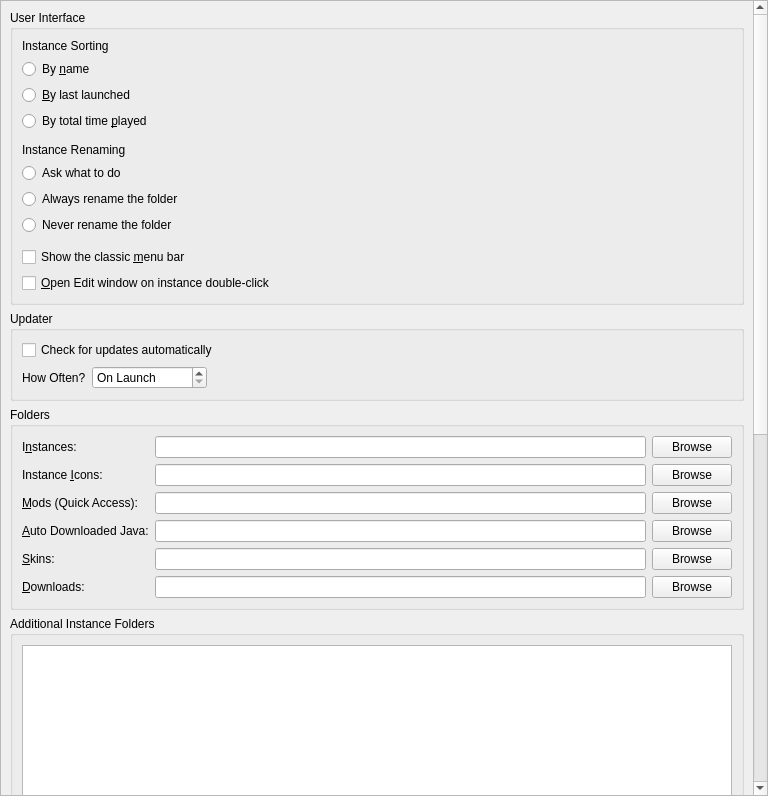
<?xml version="1.0" encoding="UTF-8"?>
<ui version="4.0">
 <class>LauncherPage</class>
 <widget class="QWidget" name="LauncherPage">
  <property name="geometry">
   <rect>
    <x>0</x>
    <y>0</y>
    <width>768</width>
    <height>796</height>
   </rect>
  </property>
  <property name="sizePolicy">
   <sizepolicy hsizetype="MinimumExpanding" vsizetype="MinimumExpanding">
    <horstretch>0</horstretch>
    <verstretch>0</verstretch>
   </sizepolicy>
  </property>
  <layout class="QVBoxLayout" name="verticalLayout">
   <property name="leftMargin">
    <number>0</number>
   </property>
   <property name="topMargin">
    <number>0</number>
   </property>
   <property name="rightMargin">
    <number>0</number>
   </property>
   <property name="bottomMargin">
    <number>0</number>
   </property>
   <item>
    <widget class="QScrollArea" name="scrollArea">
     <property name="horizontalScrollBarPolicy">
      <enum>Qt::ScrollBarPolicy::ScrollBarAsNeeded</enum>
     </property>
     <property name="widgetResizable">
      <bool>true</bool>
     </property>
     <widget class="QWidget" name="scrollAreaWidgetContents">
      <property name="geometry">
       <rect>
        <x>0</x>
        <y>-683</y>
        <width>752</width>
        <height>1625</height>
       </rect>
      </property>
      <layout class="QVBoxLayout" name="verticalLayout_8">
       <item>
        <widget class="QGroupBox" name="userInterfaceBox">
         <property name="enabled">
          <bool>true</bool>
         </property>
         <property name="title">
          <string>User Interface</string>
         </property>
         <layout class="QVBoxLayout" name="verticalLayout_2">
          <item>
           <widget class="QLabel" name="instanceSortingLabel">
            <property name="text">
             <string>Instance Sorting</string>
            </property>
           </widget>
          </item>
          <item>
           <widget class="QRadioButton" name="sortByNameBtn">
            <property name="text">
             <string>By &amp;name</string>
            </property>
            <attribute name="buttonGroup">
             <string notr="true">sortingModeGroup</string>
            </attribute>
           </widget>
          </item>
          <item>
           <widget class="QRadioButton" name="sortLastLaunchedBtn">
            <property name="text">
             <string>&amp;By last launched</string>
            </property>
            <attribute name="buttonGroup">
             <string notr="true">sortingModeGroup</string>
            </attribute>
           </widget>
          </item>
          <item>
           <widget class="QRadioButton" name="sortByPlaytimeBtn">
            <property name="text">
             <string>By total time &amp;played</string>
            </property>
            <attribute name="buttonGroup">
             <string notr="true">sortingModeGroup</string>
            </attribute>
           </widget>
          </item>
          <item>
           <spacer name="verticalSpacer">
            <property name="orientation">
             <enum>Qt::Orientation::Vertical</enum>
            </property>
            <property name="sizeType">
             <enum>QSizePolicy::Policy::Fixed</enum>
            </property>
            <property name="sizeHint" stdset="0">
             <size>
              <width>0</width>
              <height>6</height>
             </size>
            </property>
           </spacer>
          </item>
          <item>
           <widget class="QLabel" name="renamingBehaviorLabel">
            <property name="text">
             <string>Instance Renaming</string>
            </property>
           </widget>
          </item>
          <item>
           <widget class="QRadioButton" name="askToRenameDirBtn">
            <property name="text">
             <string>Ask what to do</string>
            </property>
            <attribute name="buttonGroup">
             <string notr="true">renamingBehaviorGroup</string>
            </attribute>
           </widget>
          </item>
          <item>
           <widget class="QRadioButton" name="alwaysRenameDirBtn">
            <property name="text">
             <string>Always rename the folder</string>
            </property>
            <attribute name="buttonGroup">
             <string notr="true">renamingBehaviorGroup</string>
            </attribute>
           </widget>
          </item>
          <item>
           <widget class="QRadioButton" name="neverRenameDirBtn">
            <property name="text">
             <string>Never rename the folder</string>
            </property>
            <attribute name="buttonGroup">
             <string notr="true">renamingBehaviorGroup</string>
            </attribute>
           </widget>
          </item>
          <item>
           <spacer name="verticalSpacer_2">
            <property name="orientation">
             <enum>Qt::Orientation::Vertical</enum>
            </property>
            <property name="sizeType">
             <enum>QSizePolicy::Policy::Fixed</enum>
            </property>
            <property name="sizeHint" stdset="0">
             <size>
              <width>0</width>
              <height>6</height>
             </size>
            </property>
           </spacer>
          </item>
          <item>
           <widget class="QCheckBox" name="preferMenuBarCheckBox">
            <property name="toolTip">
             <string>Shows the menu bar above the sidebar. It is more friendly for keyboard-driven interaction.</string>
            </property>
            <property name="text">
             <string>Show the classic &amp;menu bar</string>
            </property>
           </widget>
          </item>
          <item>
           <widget class="QCheckBox" name="editInstanceOnDoubleClick">
            <property name="toolTip">
             <string>Opens the edit instance window on double-clicking an instance instead of running the instance.</string>
            </property>
            <property name="text">
             <string>&amp;Open Edit window on instance double-click</string>
            </property>
           </widget>
          </item>
         </layout>
        </widget>
       </item>
       <item>
        <widget class="QGroupBox" name="updateSettingsBox">
         <property name="title">
          <string>Updater</string>
         </property>
         <layout class="QGridLayout" name="gridLayout_2">
          <item row="1" column="0">
           <layout class="QHBoxLayout" name="horizontalLayout_2">
            <item>
             <widget class="QLabel" name="updateIntervalLabel">
              <property name="text">
               <string>How Often?</string>
              </property>
             </widget>
            </item>
            <item>
             <widget class="QSpinBox" name="updateIntervalSpinBox">
              <property name="sizePolicy">
               <sizepolicy hsizetype="Maximum" vsizetype="Fixed">
                <horstretch>0</horstretch>
                <verstretch>0</verstretch>
               </sizepolicy>
              </property>
              <property name="toolTip">
               <string>Set to 0 to only check on launch</string>
              </property>
              <property name="specialValueText">
               <string>On Launch</string>
              </property>
              <property name="suffix">
               <string> hours</string>
              </property>
              <property name="prefix">
               <string>Every </string>
              </property>
              <property name="minimum">
               <number>0</number>
              </property>
              <property name="maximum">
               <number>168</number>
              </property>
             </widget>
            </item>
            <item>
             <spacer name="horizontalSpacer">
              <property name="orientation">
               <enum>Qt::Orientation::Horizontal</enum>
              </property>
              <property name="sizeHint" stdset="0">
               <size>
                <width>0</width>
                <height>0</height>
               </size>
              </property>
             </spacer>
            </item>
           </layout>
          </item>
          <item row="0" column="0" colspan="2">
           <widget class="QCheckBox" name="autoUpdateCheckBox">
            <property name="text">
             <string>Check for updates automatically</string>
            </property>
           </widget>
          </item>
         </layout>
        </widget>
       </item>
       <item>
        <widget class="QGroupBox" name="foldersBox">
         <property name="title">
          <string>Folders</string>
         </property>
         <layout class="QGridLayout" name="gridLayout">
          <item row="2" column="1">
           <widget class="QLineEdit" name="iconsDirTextBox"/>
          </item>
          <item row="5" column="0">
           <widget class="QLabel" name="labelSkinsDir">
            <property name="text">
             <string>&amp;Skins:</string>
            </property>
            <property name="buddy">
             <cstring>skinsDirTextBox</cstring>
            </property>
           </widget>
          </item>
          <item row="0" column="0">
           <widget class="QLabel" name="labelInstDir">
            <property name="text">
             <string>I&amp;nstances:</string>
            </property>
            <property name="buddy">
             <cstring>instDirTextBox</cstring>
            </property>
           </widget>
          </item>
          <item row="10" column="0">
           <widget class="QLabel" name="labelDownloadsDir">
            <property name="text">
             <string>&amp;Downloads:</string>
            </property>
            <property name="buddy">
             <cstring>downloadsDirTextBox</cstring>
            </property>
           </widget>
          </item>
          <item row="0" column="2">
           <widget class="QPushButton" name="instDirBrowseBtn">
            <property name="text">
             <string>Browse</string>
            </property>
           </widget>
          </item>
          <item row="4" column="0">
           <widget class="QLabel" name="labelJavaDir">
            <property name="toolTip">
             <string>Folder where Prism Launcher stores automatically downloaded Java versions. Do NOT set this to your system Java installation.</string>
            </property>
            <property name="text">
             <string>&amp;Auto Downloaded Java:</string>
            </property>
            <property name="buddy">
             <cstring>javaDirTextBox</cstring>
            </property>
           </widget>
          </item>
          <item row="10" column="2">
           <widget class="QPushButton" name="downloadsDirBrowseBtn">
            <property name="text">
             <string>Browse</string>
            </property>
           </widget>
          </item>
          <item row="2" column="2">
           <widget class="QPushButton" name="iconsDirBrowseBtn">
            <property name="text">
             <string>Browse</string>
            </property>
           </widget>
          </item>
          <item row="0" column="1">
           <widget class="QLineEdit" name="instDirTextBox"/>
          </item>
          <item row="4" column="1">
           <widget class="QLineEdit" name="javaDirTextBox"/>
          </item>
          <item row="2" column="0">
           <widget class="QLabel" name="labelIconsDir">
            <property name="text">
             <string>Instance &amp;Icons:</string>
            </property>
            <property name="buddy">
             <cstring>iconsDirTextBox</cstring>
            </property>
           </widget>
          </item>
          <item row="5" column="1">
           <widget class="QLineEdit" name="skinsDirTextBox"/>
          </item>
          <item row="5" column="2">
           <widget class="QPushButton" name="skinsDirBrowseBtn">
            <property name="text">
             <string>Browse</string>
            </property>
           </widget>
          </item>
          <item row="10" column="1">
           <widget class="QLineEdit" name="downloadsDirTextBox"/>
          </item>
          <item row="4" column="2">
           <widget class="QPushButton" name="javaDirBrowseBtn">
            <property name="text">
             <string>Browse</string>
            </property>
           </widget>
          </item>
          <item row="3" column="0">
           <widget class="QLabel" name="labelModsDir">
            <property name="text">
             <string>&amp;Mods (Quick Access):</string>
            </property>
            <property name="buddy">
             <cstring>modsDirTextBox</cstring>
            </property>
           </widget>
          </item>
          <item row="3" column="1">
           <widget class="QLineEdit" name="modsDirTextBox"/>
          </item>
          <item row="3" column="2">
           <widget class="QPushButton" name="modsDirBrowseBtn">
            <property name="text">
             <string>Browse</string>
            </property>
           </widget>
          </item>
         </layout>
        </widget>
       </item>
       <item>
        <widget class="QGroupBox" name="additionalInstDirsGroupBox">
         <property name="title">
          <string>Additional Instance Folders</string>
         </property>
         <layout class="QVBoxLayout" name="additionalInstDirsLayout">
          <item>
           <widget class="QListWidget" name="additionalInstDirsList"/>
          </item>
          <item>
           <layout class="QHBoxLayout" name="additionalInstDirsBtnLayout">
            <item>
             <widget class="QPushButton" name="addInstDirBtn">
              <property name="text">
               <string>Add</string>
              </property>
             </widget>
            </item>
            <item>
             <widget class="QPushButton" name="removeInstDirBtn">
              <property name="text">
               <string>Remove</string>
              </property>
             </widget>
            </item>
            <item>
             <spacer name="additionalInstDirsSpacer">
              <property name="orientation">
               <enum>Qt::Orientation::Horizontal</enum>
              </property>
              <property name="sizeHint" stdset="0">
               <size>
                <width>0</width>
                <height>0</height>
               </size>
              </property>
             </spacer>
            </item>
           </layout>
          </item>
         </layout>
        </widget>
       </item>
       <item>
        <widget class="QGroupBox" name="modsBox">
         <property name="title">
          <string>Mods and Modpacks</string>
         </property>
         <layout class="QVBoxLayout" name="verticalLayout_4">
          <item>
           <widget class="QCheckBox" name="downloadsDirWatchRecursiveCheckBox">
            <property name="toolTip">
             <string>When enabled, in addition to the downloads folder, its sub folders will also be searched when looking for resources (e.g. when looking for blocked mods on CurseForge).</string>
            </property>
            <property name="text">
             <string>Check &amp;subfolders for blocked mods</string>
            </property>
           </widget>
          </item>
          <item>
           <widget class="QCheckBox" name="downloadsDirMoveCheckBox">
            <property name="toolTip">
             <string>When enabled, it will move blocked resources instead of copying them.</string>
            </property>
            <property name="text">
             <string>Move blocked mods instead of copying them</string>
            </property>
           </widget>
          </item>
          <item>
           <widget class="QCheckBox" name="metadataEnableBtn">
            <property name="toolTip">
             <string>Store version information provided by mod providers (like Modrinth or CurseForge) for mods.</string>
            </property>
            <property name="text">
             <string>Keep track of mod metadata</string>
            </property>
           </widget>
          </item>
          <item>
           <widget class="QLabel" name="metadataWarningLabel">
            <property name="text">
             <string>&lt;html&gt;&lt;head/&gt;&lt;body&gt;&lt;p&gt;&lt;span style=&quot; font-weight:600; color:#f5c211;&quot;&gt;Warning&lt;/span&gt;&lt;span style=&quot; color:#f5c211;&quot;&gt;: Disabling mod metadata may also disable some QoL features, such as mod updating!&lt;/span&gt;&lt;/p&gt;&lt;/body&gt;&lt;/html&gt;</string>
            </property>
            <property name="wordWrap">
             <bool>true</bool>
            </property>
           </widget>
          </item>
          <item>
           <widget class="QCheckBox" name="dependenciesEnableBtn">
            <property name="toolTip">
             <string>Automatically detect, install, and update mod dependencies.</string>
            </property>
            <property name="text">
             <string>Install dependencies automatically</string>
            </property>
           </widget>
          </item>
          <item>
           <widget class="QCheckBox" name="showModIncompatCheckBox">
            <property name="toolTip">
             <string>Currently this just shows mods which are not marked as compatible with the current Minecraft version.</string>
            </property>
            <property name="text">
             <string>Detect and show mod incompatibilities (experimental)</string>
            </property>
           </widget>
          </item>
          <item>
           <widget class="QCheckBox" name="modpackUpdatePromptBtn">
            <property name="toolTip">
             <string>When creating a new modpack instance, suggest updating an existing instance instead.</string>
            </property>
            <property name="text">
             <string>Suggest to update an existing instance during modpack installation</string>
            </property>
           </widget>
          </item>
          <item>
           <layout class="QHBoxLayout" name="modUpdateChannelLayout">
            <item>
             <widget class="QLabel" name="modUpdateChannelLabel">
              <property name="toolTip">
               <string>Select the preferred release channel when checking for mod updates.</string>
              </property>
              <property name="text">
               <string>Mod Update Channel:</string>
              </property>
             </widget>
            </item>
            <item>
             <widget class="QComboBox" name="modUpdateChannelComboBox">
              <property name="toolTip">
               <string>Select the preferred release channel when checking for mod updates.</string>
              </property>
              <item>
               <property name="text">
                <string>All (Release, Beta, Alpha)</string>
               </property>
              </item>
              <item>
               <property name="text">
                <string>Release only</string>
               </property>
              </item>
              <item>
               <property name="text">
                <string>Release and Beta</string>
               </property>
              </item>
             </widget>
            </item>
            <item>
             <spacer name="horizontalSpacer_3">
              <property name="orientation">
               <enum>Qt::Orientation::Horizontal</enum>
              </property>
              <property name="sizeHint" stdset="0">
               <size>
                <width>40</width>
                <height>20</height>
               </size>
              </property>
             </spacer>
            </item>
           </layout>
          </item>
         </layout>
        </widget>
       </item>
       <item>
        <widget class="QGroupBox" name="instanceBox">
         <property name="title">
          <string>Instance Creation</string>
         </property>
         <layout class="QVBoxLayout" name="verticalLayout_3">
          <item>
           <widget class="QCheckBox" name="downloadGameFilesBtn">
            <property name="toolTip">
             <string>Downloads required game files while creating the instance. Disable this to skip the initial download and fetch files when the instance is launched instead.</string>
            </property>
            <property name="text">
             <string>Download game files during instance creation</string>
            </property>
           </widget>
          </item>
         </layout>
        </widget>
       </item>
       <item>
        <widget class="QGroupBox" name="groupBox_2">
         <property name="title">
          <string>Console</string>
         </property>
         <layout class="QFormLayout" name="formLayout">
          <property name="labelAlignment">
           <set>Qt::AlignmentFlag::AlignLeading|Qt::AlignmentFlag::AlignLeft|Qt::AlignmentFlag::AlignVCenter</set>
          </property>
          <item row="0" column="0">
           <widget class="QLabel" name="lineLimitLabel">
            <property name="sizePolicy">
             <sizepolicy hsizetype="Maximum" vsizetype="Preferred">
              <horstretch>0</horstretch>
              <verstretch>0</verstretch>
             </sizepolicy>
            </property>
            <property name="text">
             <string>Log History &amp;Limit:</string>
            </property>
            <property name="buddy">
             <cstring>lineLimitSpinBox</cstring>
            </property>
           </widget>
          </item>
          <item row="0" column="1">
           <widget class="QSpinBox" name="lineLimitSpinBox">
            <property name="sizePolicy">
             <sizepolicy hsizetype="Maximum" vsizetype="Fixed">
              <horstretch>0</horstretch>
              <verstretch>0</verstretch>
             </sizepolicy>
            </property>
            <property name="suffix">
             <string> lines</string>
            </property>
            <property name="minimum">
             <number>10000</number>
            </property>
            <property name="maximum">
             <number>1000000</number>
            </property>
            <property name="singleStep">
             <number>10000</number>
            </property>
            <property name="value">
             <number>100000</number>
            </property>
           </widget>
          </item>
          <item row="1" column="0" colspan="2">
           <widget class="QCheckBox" name="checkStopLogging">
            <property name="text">
             <string>&amp;Stop logging when log overflows</string>
            </property>
           </widget>
          </item>
         </layout>
        </widget>
       </item>
       <item>
        <widget class="QGroupBox" name="tasksBox">
         <property name="title">
          <string>Tasks</string>
         </property>
         <layout class="QGridLayout" name="gridLayout_3">
          <item row="2" column="1">
           <widget class="QSpinBox" name="numberOfManualRetriesSpinBox">
            <property name="sizePolicy">
             <sizepolicy hsizetype="Maximum" vsizetype="Fixed">
              <horstretch>0</horstretch>
              <verstretch>0</verstretch>
             </sizepolicy>
            </property>
            <property name="minimumSize">
             <size>
              <width>60</width>
              <height>0</height>
             </size>
            </property>
            <property name="minimum">
             <number>0</number>
            </property>
           </widget>
          </item>
          <item row="1" column="1">
           <widget class="QSpinBox" name="numberOfConcurrentDownloadsSpinBox">
            <property name="sizePolicy">
             <sizepolicy hsizetype="Maximum" vsizetype="Fixed">
              <horstretch>0</horstretch>
              <verstretch>0</verstretch>
             </sizepolicy>
            </property>
            <property name="minimumSize">
             <size>
              <width>60</width>
              <height>0</height>
             </size>
            </property>
            <property name="minimum">
             <number>1</number>
            </property>
           </widget>
          </item>
          <item row="3" column="1">
           <widget class="QSpinBox" name="timeoutSecondsSpinBox">
            <property name="sizePolicy">
             <sizepolicy hsizetype="Maximum" vsizetype="Fixed">
              <horstretch>0</horstretch>
              <verstretch>0</verstretch>
             </sizepolicy>
            </property>
            <property name="minimumSize">
             <size>
              <width>60</width>
              <height>0</height>
             </size>
            </property>
            <property name="suffix">
             <string>s</string>
            </property>
           </widget>
          </item>
          <item row="2" column="0">
           <widget class="QLabel" name="numberOfManualRetriesLabel">
            <property name="text">
             <string>Retry Limit:</string>
            </property>
           </widget>
          </item>
          <item row="1" column="0">
           <widget class="QLabel" name="numberOfConcurrentDownloadsLabel">
            <property name="text">
             <string>Concurrent Download Limit:</string>
            </property>
           </widget>
          </item>
          <item row="3" column="0">
           <widget class="QLabel" name="timeoutSecondsLabel">
            <property name="toolTip">
             <string>Seconds to wait until the requests are terminated</string>
            </property>
            <property name="text">
             <string>HTTP Timeout:</string>
            </property>
           </widget>
          </item>
          <item row="0" column="1">
           <widget class="QSpinBox" name="numberOfConcurrentTasksSpinBox">
            <property name="sizePolicy">
             <sizepolicy hsizetype="Maximum" vsizetype="Fixed">
              <horstretch>0</horstretch>
              <verstretch>0</verstretch>
             </sizepolicy>
            </property>
            <property name="minimumSize">
             <size>
              <width>60</width>
              <height>0</height>
             </size>
            </property>
            <property name="minimum">
             <number>1</number>
            </property>
           </widget>
          </item>
          <item row="0" column="0">
           <widget class="QLabel" name="numberOfConcurrentTasksLabel">
            <property name="text">
             <string>Concurrent Task Limit:</string>
            </property>
           </widget>
          </item>
          <item row="0" column="2">
           <spacer name="horizontalSpacer_2">
            <property name="orientation">
             <enum>Qt::Orientation::Horizontal</enum>
            </property>
            <property name="sizeHint" stdset="0">
             <size>
              <width>0</width>
              <height>0</height>
             </size>
            </property>
           </spacer>
          </item>
         </layout>
        </widget>
       </item>
       <item>
        <spacer name="verticalSpacer_FeaturesTab">
         <property name="orientation">
          <enum>Qt::Orientation::Vertical</enum>
         </property>
         <property name="sizeHint" stdset="0">
          <size>
           <width>0</width>
           <height>0</height>
          </size>
         </property>
        </spacer>
       </item>
      </layout>
     </widget>
    </widget>
   </item>
  </layout>
 </widget>
 <tabstops>
  <tabstop>scrollArea</tabstop>
  <tabstop>sortByNameBtn</tabstop>
  <tabstop>sortLastLaunchedBtn</tabstop>
  <tabstop>sortByPlaytimeBtn</tabstop>
  <tabstop>askToRenameDirBtn</tabstop>
  <tabstop>alwaysRenameDirBtn</tabstop>
  <tabstop>neverRenameDirBtn</tabstop>
  <tabstop>preferMenuBarCheckBox</tabstop>
  <tabstop>editInstanceOnDoubleClick</tabstop>
  <tabstop>autoUpdateCheckBox</tabstop>
  <tabstop>updateIntervalSpinBox</tabstop>
  <tabstop>instDirTextBox</tabstop>
  <tabstop>instDirBrowseBtn</tabstop>
  <tabstop>iconsDirTextBox</tabstop>
  <tabstop>iconsDirBrowseBtn</tabstop>
  <tabstop>modsDirTextBox</tabstop>
  <tabstop>modsDirBrowseBtn</tabstop>
  <tabstop>javaDirTextBox</tabstop>
  <tabstop>javaDirBrowseBtn</tabstop>
  <tabstop>skinsDirTextBox</tabstop>
  <tabstop>skinsDirBrowseBtn</tabstop>
  <tabstop>downloadsDirTextBox</tabstop>
  <tabstop>downloadsDirBrowseBtn</tabstop>
  <tabstop>additionalInstDirsList</tabstop>
  <tabstop>addInstDirBtn</tabstop>
  <tabstop>removeInstDirBtn</tabstop>
  <tabstop>downloadsDirWatchRecursiveCheckBox</tabstop>
  <tabstop>downloadsDirMoveCheckBox</tabstop>
  <tabstop>metadataEnableBtn</tabstop>
  <tabstop>dependenciesEnableBtn</tabstop>
  <tabstop>showModIncompatCheckBox</tabstop>
  <tabstop>modpackUpdatePromptBtn</tabstop>
  <tabstop>downloadGameFilesBtn</tabstop>
  <tabstop>lineLimitSpinBox</tabstop>
  <tabstop>checkStopLogging</tabstop>
  <tabstop>numberOfConcurrentTasksSpinBox</tabstop>
  <tabstop>numberOfConcurrentDownloadsSpinBox</tabstop>
  <tabstop>numberOfManualRetriesSpinBox</tabstop>
  <tabstop>timeoutSecondsSpinBox</tabstop>
 </tabstops>
 <resources/>
 <connections/>
 <buttongroups>
  <buttongroup name="sortingModeGroup"/>
  <buttongroup name="renamingBehaviorGroup"/>
 </buttongroups>
</ui>
